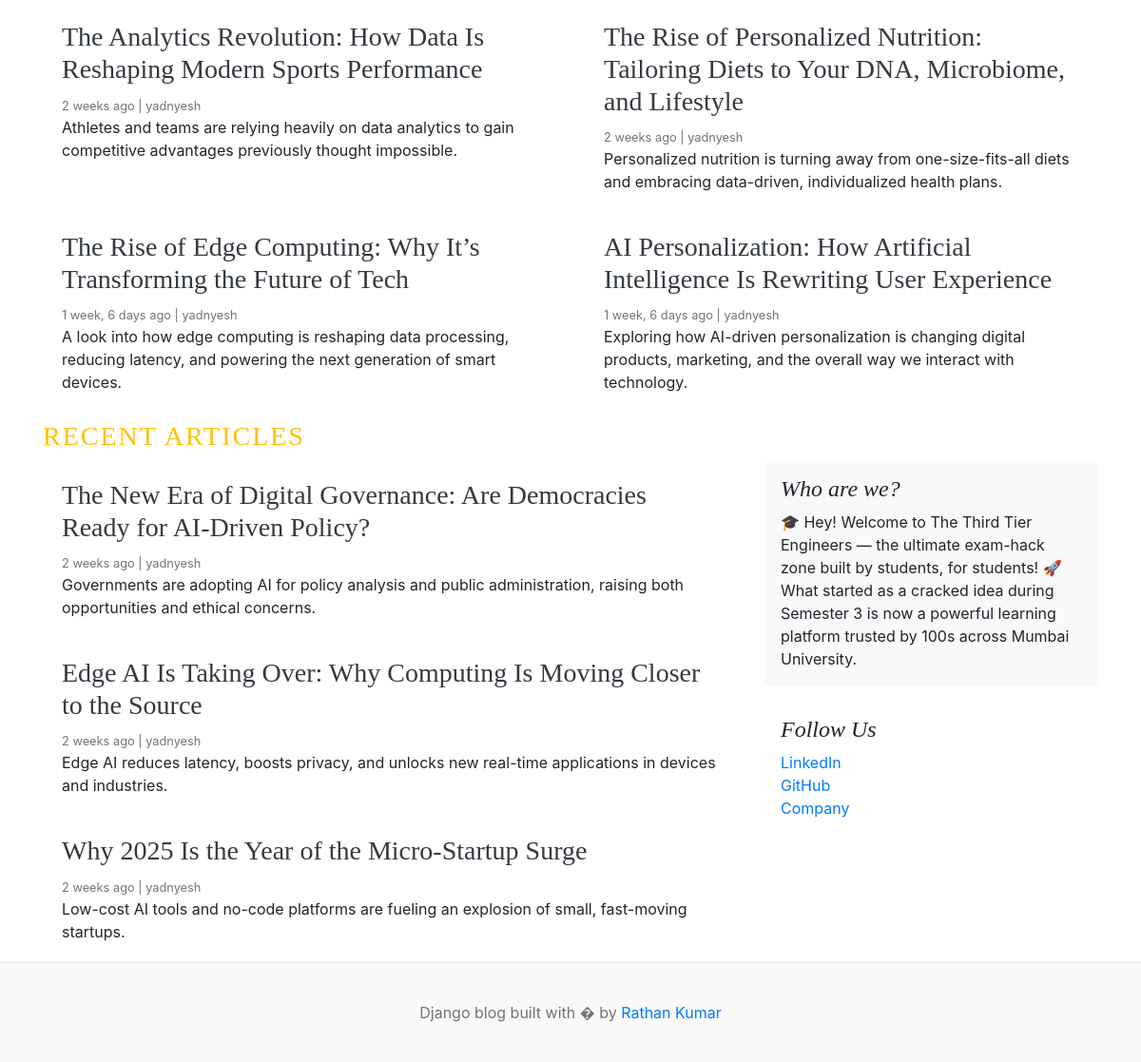
/ (lower part), run on an earlier commit of the app's database.
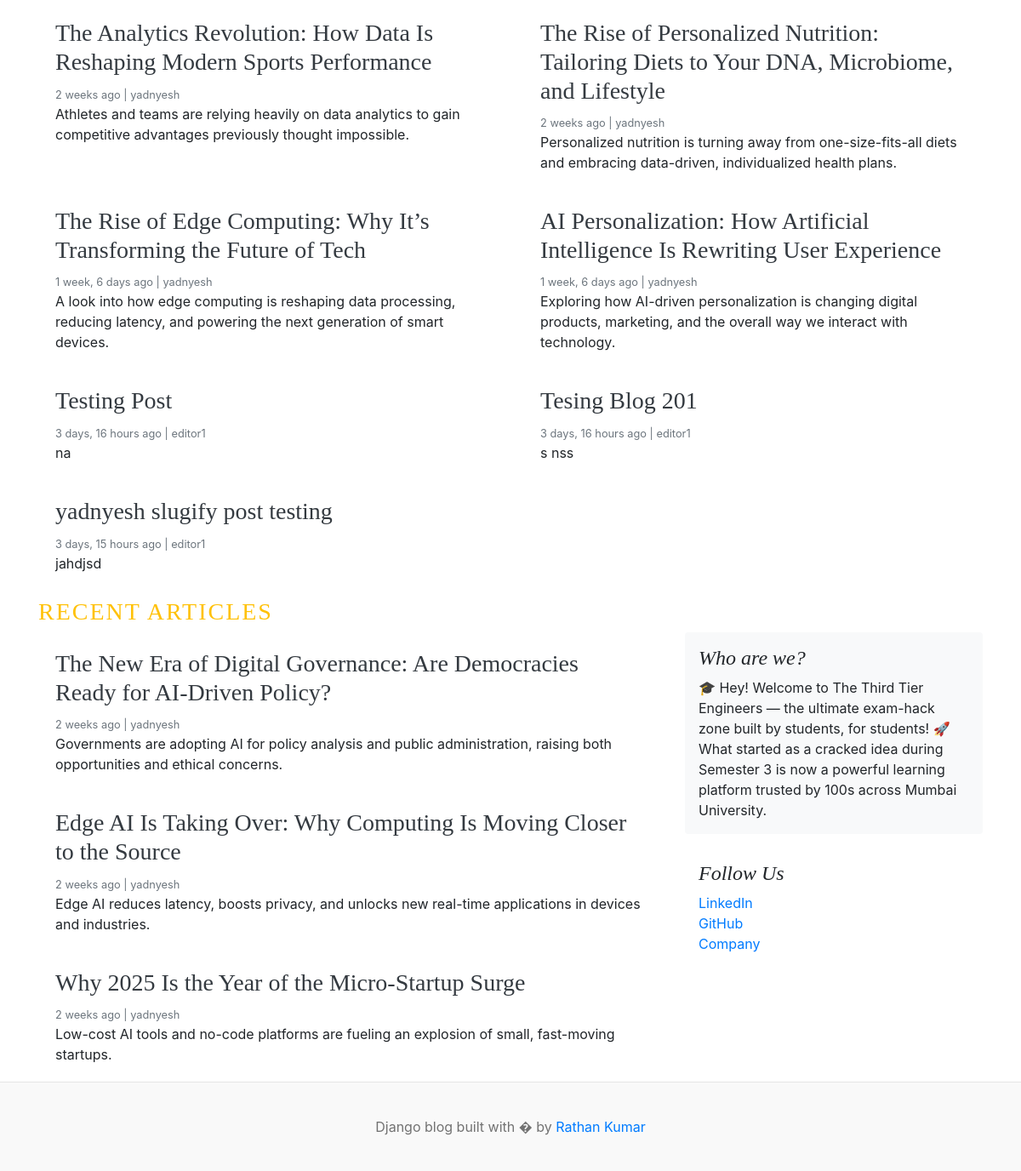
And on a later commit of the database.
### blogs/models.py (models this page shows, shortened)
class Blog(models.Model):
    title = models.CharField(max_length=100)
    slug = models.SlugField(max_length=150, unique=True)
    category = models.ForeignKey(Category, on_delete=models.CASCADE)
    author = models.ForeignKey(User, on_delete=models.CASCADE)
    featured_image = models.ImageField(upload_to='uploads/%Y%m/%d')
    short_description = models.TextField(max_length=500)
    blog_body = models.TextField(max_length=2000)
    status = models.CharField(max_length=20, choices=(("Draft", "Draft"), ("Published", "Published")), default="Draft")
    is_featured = models.BooleanField(default=False)
    created_at = models.DateTimeField(auto_now_add=True)
    updated_at = models.DateTimeField(auto_now=True)

### miscellaneous/models.py (models this page shows, shortened)
class SocialLink(models.Model):
    platform = models.CharField(max_length=50)
    link = models.URLField(max_length=200)
    created_at = models.DateTimeField(auto_now_add=True)
    updated_at = models.DateTimeField(auto_now=True)
    class Meta:
        verbose_name_plural = "social links"

### blog_main/views.py (the view)
# urls.py: 2. Add a URL to urlpatterns:  path('', views.home, name='home')
def home(request):
    featured_posts = Blog.objects.filter(is_featured=True, status="Published").order_by('updated_at')
    posts = Blog.objects.filter(is_featured=False, status="Published").order_by('updated_at')
    try:
        about = About.objects.get()
    except:
        about = None
    context = {
        'featured_posts': featured_posts,
        'posts': posts,
        'about': about,
    }
    return render(request, 'home.html', context)

### blogs/context_processors.py (called while the page is built)
def get_categories(request):
    categories = Category.objects.all()
    return dict(categories=categories)

def get_social_links(request):
    social_links = SocialLink.objects.all()
    return dict(social_links=social_links)

### templates/home.html (shortened to what this page needs)
{% extends 'base.html' %}
{% block content %}
  <div class="row mb-2">
    {% for post in featured_posts %}
    {% if not forloop.first %}
    <div class="col-md-6">
      <div class="card border-0" >
        <div class="card-body">
          <a href="{% url 'blogs' post.slug %}" class="text-dark">
            <h3>{{post.title}}</h3>
          </a>
          <small class="mb-1 text-muted">{{post.created_at | timesince}} ago | {{post.author}}</small>
          <p class="card-text">{{post.short_description | truncatewords:20}}</p>
        </div>
      </div>
    </div>
    {% endif %}
    {% endfor %}
  </div>
  <h3 class="text-uppercase text-warning" style="letter-spacing: 2px;">Recent Articles</h3>
  <main role="main" class="container p-0">
    <div class="row">
      <div class="col-md-8 blog-main">
        {% for post in posts %}
            <div class="card border-0" >
              <div class="card-body">
                <a href="{% url 'blogs' post.slug %}" class = "text-dark">
                  <h3>{{post.title}}</h3>
                </a>
                <small class="mb-1 text-muted">{{post.created_at | timesince}} ago | {{post.author}}</small>
                <p class="card-text">{{post.short_description | truncatewords:20}}</p>
              </div>
            </div>
        {% endfor %}
      </div>
      <aside class="col-md-4 blog-sidebar">
        <div class="p-3 mb-3 bg-light rounded">
          <h4 class="font-italic">{{about.about_heading}}</h4>
          <p class="mb-0">{{about.about_description}}</p>
        </div>
        {% if social_links %}
        <div class="p-3">
          <h4 class="font-italic">Follow Us</h4>
          <ol class="list-unstyled">
            {% for link in social_links %}
            <li><a href="{{link.link}}" target="_blank">{{link.platform}}</a></li>
            {% endfor %}
          </ol>
        </div>
        {% endif %}
      </aside>
    </div>
  </main>
</div>
{% endblock %}

What changed in the data, as far as the page shows it:
added Blog: title "Testing Post", created_at "3 days, 16 hours", author "editor1", short_description "na"
added Blog: title "Tesing Blog 201", created_at "3 days, 16 hours", author "editor1", short_description "s nss"
added Blog: title "yadnyesh slugify post testing", created_at "3 days, 15 hours", author "editor1", short_description "jahdjsd"
